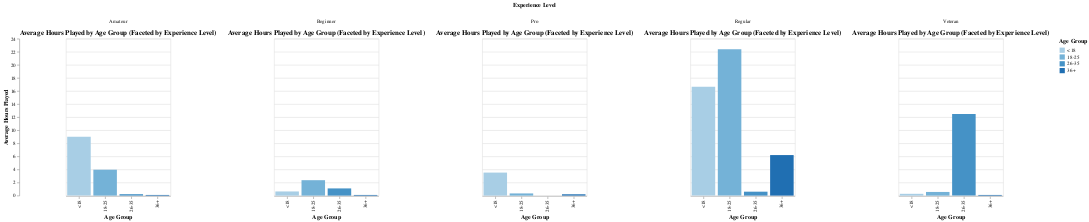

Notebook cell for this chart:
### Markdown cell above
## Plot 4: Average Hours Played by Age Group (Faceted by Experience Level)

### Code cell
age_bins = [0, 18, 25, 35, 100]
age_labels = ["<18", "18-25", "26-35", "36+"]

players_df["age_group"] = pd.cut(players_df["age"], bins=age_bins, labels=age_labels)

experience_avg_hours = players_df.groupby(["experience", "age_group"]).agg(
    average_hours_played=("played_hours", "mean")
).reset_index()

facet_plot = alt.Chart(experience_avg_hours).mark_bar().encode(
    x=alt.X("age_group").title("Age Group"),
    y=alt.Y("average_hours_played").title("Average Hours Played"),
    color=alt.Color("age_group").title("Age Group")
).properties(
    width=200,
    height=300,
    title="Average Hours Played by Age Group (Faceted by Experience Level)"
).facet(
    column=alt.Column("experience", title="Experience Level")
)

facet_plot

### Figure 1 — Vega-Lite specification as saved in the notebook (floating-point values rounded to 4 significant figures)
{"config": {"view": {"continuousWidth": 300, "continuousHeight": 300}}, "data": {"name": "data-0a582a01fce8d88e3fca8593cfd5bf1d"}, "facet": {"column": {"field": "experience", "title": "Experience Level", "type": "nominal"}}, "spec": {"mark": {"type": "bar"}, "encoding": {"color": {"field": "age_group", "sort": ["<18", "18-25", "26-35", "36+"], "title": "Age Group", "type": "ordinal"}, "x": {"field": "age_group", "sort": ["<18", "18-25", "26-35", "36+"], "title": "Age Group", "type": "ordinal"}, "y": {"field": "average_hours_played", "title": "Average Hours Played", "type": "quantitative"}}, "height": 300, "title": "Average Hours Played by Age Group (Faceted by Experience Level)", "width": 200}, "$schema": "https://vega.github.io/schema/vega-lite/v5.20.1.json", "datasets": {"data-0a582a01fce8d88e3fca8593cfd5bf1d": [{"experience": "Amateur", "age_group": "<18", "average_hours_played": 8.987}, {"experience": "Amateur", "age_group": "18-25", "average_hours_played": 3.964}, {"experience": "Amateur", "age_group": "26-35", "average_hours_played": 0.2167}, {"experience": "Amateur", "age_group": "36+", "average_hours_played": 0.1}, {"experience": "Beginner", "age_group": "<18", "average_hours_played": 0.6353}, {"experience": "Beginner", "age_group": "18-25", "average_hours_played": 2.358}, {"experience": "Beginner", "age_group": "26-35", "average_hours_played": 1.1}, {"experience": "Beginner", "age_group": "36+", "average_hours_played": 0.1}, {"experience": "Pro", "age_group": "<18", "average_hours_played": 3.52}, {"experience": "Pro", "age_group": "18-25", "average_hours_played": 0.3333}, {"experience": "Pro", "age_group": "26-35", "average_hours_played": null}, {"experience": "Pro", "age_group": "36+", "average_hours_played": 0.2}, {"experience": "Regular", "age_group": "<18", "average_hours_played": 16.65}, {"experience": "Regular", "age_group": "18-25", "average_hours_played": 22.4}, {"experience": "Regular", "age_group": "26-35", "average_hours_played": 0.6}, {"experience": "Regular", "age_group": "36+", "average_hours_played": 6.2}, {"experience": "Veteran", "age_group": "<18", "average_hours_played": 0.2727}, {"experience": "Veteran", "age_group": "18-25", "average_hours_played": 0.5591}, {"experience": "Veteran", "age_group": "26-35", "average_hours_played": 12.5}, {"experience": "Veteran", "age_group": "36+", "average_hours_played": 0.1}]}}
